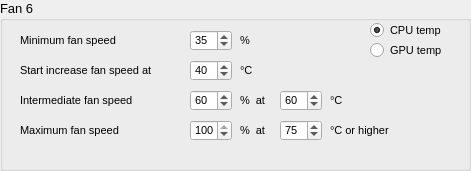
     <widget class="QGroupBox" name="groupBoxConfigFan6">
      <property name="geometry">
       <rect>
        <x>510</x>
        <y>400</y>
        <width>471</width>
        <height>171</height>
       </rect>
      </property>
      <property name="font">
       <font>
        <pointsize>10</pointsize>
        <weight>50</weight>
        <bold>false</bold>
       </font>
      </property>
      <property name="title">
       <string>Fan 6</string>
      </property>
      <property name="flat">
       <bool>false</bool>
      </property>
      <property name="checkable">
       <bool>false</bool>
      </property>
      <widget class="QLabel" name="label_67">
       <property name="geometry">
        <rect>
         <x>20</x>
         <y>30</y>
         <width>151</width>
         <height>21</height>
        </rect>
       </property>
       <property name="font">
        <font>
         <pointsize>8</pointsize>
        </font>
       </property>
       <property name="text">
        <string>Minimum fan speed</string>
       </property>
      </widget>
      <widget class="QSpinBox" name="spinBoxMinSpeedFan6">
       <property name="geometry">
        <rect>
         <x>190</x>
         <y>30</y>
         <width>42</width>
         <height>21</height>
        </rect>
       </property>
       <property name="font">
        <font>
         <pointsize>8</pointsize>
        </font>
       </property>
       <property name="maximum">
        <number>100</number>
       </property>
       <property name="singleStep">
        <number>1</number>
       </property>
       <property name="value">
        <number>35</number>
       </property>
      </widget>
      <widget class="QLabel" name="label_68">
       <property name="geometry">
        <rect>
         <x>20</x>
         <y>60</y>
         <width>241</width>
         <height>21</height>
        </rect>
       </property>
       <property name="font">
        <font>
         <pointsize>8</pointsize>
        </font>
       </property>
       <property name="text">
        <string>Start increase fan speed at </string>
       </property>
      </widget>
      <widget class="QSpinBox" name="spinBoxStartIncreaseSpeedFan6">
       <property name="geometry">
        <rect>
         <x>190</x>
         <y>60</y>
         <width>42</width>
         <height>21</height>
        </rect>
       </property>
       <property name="font">
        <font>
         <pointsize>8</pointsize>
        </font>
       </property>
       <property name="maximum">
        <number>100</number>
       </property>
       <property name="singleStep">
        <number>1</number>
       </property>
       <property name="value">
        <number>40</number>
       </property>
      </widget>
      <widget class="QLabel" name="label_69">
       <property name="geometry">
        <rect>
         <x>240</x>
         <y>90</y>
         <width>101</width>
         <height>21</height>
        </rect>
       </property>
       <property name="font">
        <font>
         <pointsize>8</pointsize>
        </font>
       </property>
       <property name="text">
        <string>%  at</string>
       </property>
      </widget>
      <widget class="QSpinBox" name="spinBoxIntermediateTempFan6">
       <property name="geometry">
        <rect>
         <x>280</x>
         <y>90</y>
         <width>42</width>
         <height>21</height>
        </rect>
       </property>
       <property name="font">
        <font>
         <pointsize>8</pointsize>
        </font>
       </property>
       <property name="maximum">
        <number>100</number>
       </property>
       <property name="singleStep">
        <number>1</number>
       </property>
       <property name="value">
        <number>60</number>
       </property>
      </widget>
      <widget class="QSpinBox" name="spinBoxIntermediateSpeedFan6">
       <property name="geometry">
        <rect>
         <x>190</x>
         <y>90</y>
         <width>42</width>
         <height>21</height>
        </rect>
       </property>
       <property name="font">
        <font>
         <pointsize>8</pointsize>
        </font>
       </property>
       <property name="maximum">
        <number>100</number>
       </property>
       <property name="singleStep">
        <number>1</number>
       </property>
       <property name="value">
        <number>60</number>
       </property>
      </widget>
      <widget class="QLabel" name="label_70">
       <property name="geometry">
        <rect>
         <x>20</x>
         <y>90</y>
         <width>151</width>
         <height>21</height>
        </rect>
       </property>
       <property name="font">
        <font>
         <pointsize>8</pointsize>
        </font>
       </property>
       <property name="text">
        <string>Intermediate fan speed </string>
       </property>
      </widget>
      <widget class="QLabel" name="label_71">
       <property name="geometry">
        <rect>
         <x>330</x>
         <y>90</y>
         <width>111</width>
         <height>21</height>
        </rect>
       </property>
       <property name="font">
        <font>
         <pointsize>8</pointsize>
        </font>
       </property>
       <property name="text">
        <string>°C</string>
       </property>
      </widget>
      <widget class="QLabel" name="label_72">
       <property name="geometry">
        <rect>
         <x>240</x>
         <y>60</y>
         <width>111</width>
         <height>21</height>
        </rect>
       </property>
       <property name="font">
        <font>
         <pointsize>8</pointsize>
        </font>
       </property>
       <property name="text">
        <string>°C</string>
       </property>
      </widget>
      <widget class="QLabel" name="label_73">
       <property name="geometry">
        <rect>
         <x>240</x>
         <y>30</y>
         <width>111</width>
         <height>21</height>
        </rect>
       </property>
       <property name="font">
        <font>
         <pointsize>8</pointsize>
        </font>
       </property>
       <property name="text">
        <string>%</string>
       </property>
      </widget>
      <widget class="QLabel" name="label_74">
       <property name="geometry">
        <rect>
         <x>20</x>
         <y>120</y>
         <width>151</width>
         <height>21</height>
        </rect>
       </property>
       <property name="font">
        <font>
         <pointsize>8</pointsize>
        </font>
       </property>
       <property name="text">
        <string>Maximum fan speed </string>
       </property>
      </widget>
      <widget class="QSpinBox" name="spinBoxMaxSpeedFan6">
       <property name="geometry">
        <rect>
         <x>190</x>
         <y>120</y>
         <width>42</width>
         <height>21</height>
        </rect>
       </property>
       <property name="font">
        <font>
         <pointsize>8</pointsize>
        </font>
       </property>
       <property name="maximum">
        <number>100</number>
       </property>
       <property name="singleStep">
        <number>1</number>
       </property>
       <property name="value">
        <number>100</number>
       </property>
      </widget>
      <widget class="QLabel" name="label_75">
       <property name="geometry">
        <rect>
         <x>240</x>
         <y>120</y>
         <width>101</width>
         <height>21</height>
        </rect>
       </property>
       <property name="font">
        <font>
         <pointsize>8</pointsize>
        </font>
       </property>
       <property name="text">
        <string>%  at</string>
       </property>
      </widget>
      <widget class="QLabel" name="label_76">
       <property name="geometry">
        <rect>
         <x>330</x>
         <y>120</y>
         <width>111</width>
         <height>21</height>
        </rect>
       </property>
       <property name="font">
        <font>
         <pointsize>8</pointsize>
        </font>
       </property>
       <property name="text">
        <string>°C or higher</string>
       </property>
      </widget>
      <widget class="QSpinBox" name="spinBoxMaxTempFan6">
       <property name="geometry">
        <rect>
         <x>280</x>
         <y>120</y>
         <width>42</width>
         <height>21</height>
        </rect>
       </property>
       <property name="font">
        <font>
         <pointsize>8</pointsize>
        </font>
       </property>
       <property name="maximum">
        <number>100</number>
       </property>
       <property name="singleStep">
        <number>1</number>
       </property>
       <property name="value">
        <number>75</number>
       </property>
      </widget>
      <widget class="QRadioButton" name="radioButtonCPUFan6">
       <property name="geometry">
        <rect>
         <x>370</x>
         <y>20</y>
         <width>95</width>
         <height>20</height>
        </rect>
       </property>
       <property name="font">
        <font>
         <pointsize>8</pointsize>
        </font>
       </property>
       <property name="text">
        <string>CPU temp</string>
       </property>
       <property name="checked">
        <bool>true</bool>
       </property>
      </widget>
      <widget class="QRadioButton" name="radioButtonGPUFan6">
       <property name="geometry">
        <rect>
         <x>370</x>
         <y>40</y>
         <width>95</width>
         <height>20</height>
        </rect>
       </property>
       <property name="font">
        <font>
         <pointsize>8</pointsize>
        </font>
       </property>
       <property name="text">
        <string>GPU temp</string>
       </property>
      </widget>
     </widget>
